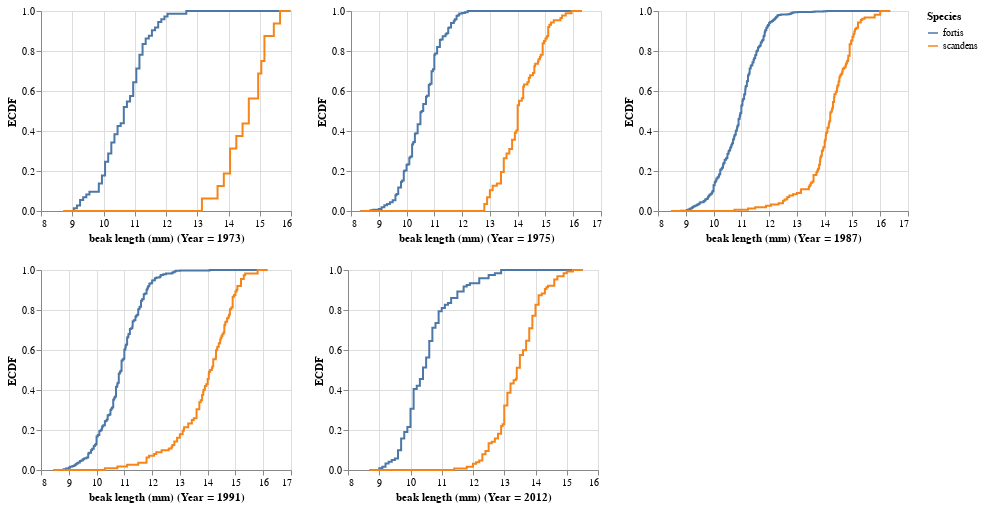

The notebook cell this image was saved under:
### Code cell
p = []
for t in df['year'].unique().astype('int'):
    p_temp = altcat.catplot(data=df.loc[df['year'] == t,:],
                        height=200,
                        width=250,
                        mark='line',
                        encoding=dict(x=alt.X('beak length (mm):Q',title='beak length (mm) (Year = ' + str(t) + ')'),
                                     color=alt.Color('species:N', title='Species')),
                        transform='ecdf')
    p.append(p_temp)


(p[-5] | p[-4] | p[-3]) & (p[-2] | p[-1])

### Figure 1 — Vega-Lite specification as saved in the notebook (floating-point values rounded to 4 significant figures; data arrays with more than 128 entries replaced by an {"elided": "..."} marker saying what was removed)
{"$schema": "https://vega.github.io/schema/vega-lite/v2.6.0.json", "config": {"view": {"height": 300, "width": 400}}, "datasets": {"data-3deac3b6c3a795a328dbf82bc4da2d97": {"elided": "810 records"}, "data-713e976265c9382365a5b09d633de6f9": {"elided": "500 records"}, "data-8707447d14165ce80f03099e03eb7216": {"elided": "1246 records"}, "data-a1fb2ca92fbf93a221d1531056a7f22d": {"elided": "182 records"}, "data-c0967ad6b0ebba2c6c99bcd96e8a8567": {"elided": "1890 records"}}, "vconcat": [{"hconcat": [{"data": {"name": "data-a1fb2ca92fbf93a221d1531056a7f22d"}, "encoding": {"color": {"field": "species", "scale": {}, "title": "Species", "type": "nominal"}, "order": {"field": "beak length (mm)", "sort": "ascending", "type": "quantitative"}, "x": {"field": "beak length (mm)", "title": "beak length (mm) (Year = 1973)", "type": "quantitative"}, "y": {"field": "__ECDF", "title": "ECDF", "type": "quantitative"}}, "height": 200, "mark": {"type": "line"}, "width": 250}, {"data": {"name": "data-3deac3b6c3a795a328dbf82bc4da2d97"}, "encoding": {"color": {"field": "species", "scale": {}, "title": "Species", "type": "nominal"}, "order": {"field": "beak length (mm)", "sort": "ascending", "type": "quantitative"}, "x": {"field": "beak length (mm)", "title": "beak length (mm) (Year = 1975)", "type": "quantitative"}, "y": {"field": "__ECDF", "title": "ECDF", "type": "quantitative"}}, "height": 200, "mark": {"type": "line"}, "width": 250}, {"data": {"name": "data-c0967ad6b0ebba2c6c99bcd96e8a8567"}, "encoding": {"color": {"field": "species", "scale": {}, "title": "Species", "type": "nominal"}, "order": {"field": "beak length (mm)", "sort": "ascending", "type": "quantitative"}, "x": {"field": "beak length (mm)", "title": "beak length (mm) (Year = 1987)", "type": "quantitative"}, "y": {"field": "__ECDF", "title": "ECDF", "type": "quantitative"}}, "height": 200, "mark": {"type": "line"}, "width": 250}]}, {"hconcat": [{"data": {"name": "data-8707447d14165ce80f03099e03eb7216"}, "encoding": {"color": {"field": "species", "scale": {}, "title": "Species", "type": "nominal"}, "order": {"field": "beak length (mm)", "sort": "ascending", "type": "quantitative"}, "x": {"field": "beak length (mm)", "title": "beak length (mm) (Year = 1991)", "type": "quantitative"}, "y": {"field": "__ECDF", "title": "ECDF", "type": "quantitative"}}, "height": 200, "mark": {"type": "line"}, "width": 250}, {"data": {"name": "data-713e976265c9382365a5b09d633de6f9"}, "encoding": {"color": {"field": "species", "scale": {}, "title": "Species", "type": "nominal"}, "order": {"field": "beak length (mm)", "sort": "ascending", "type": "quantitative"}, "x": {"field": "beak length (mm)", "title": "beak length (mm) (Year = 2012)", "type": "quantitative"}, "y": {"field": "__ECDF", "title": "ECDF", "type": "quantitative"}}, "height": 200, "mark": {"type": "line"}, "width": 250}]}]}
